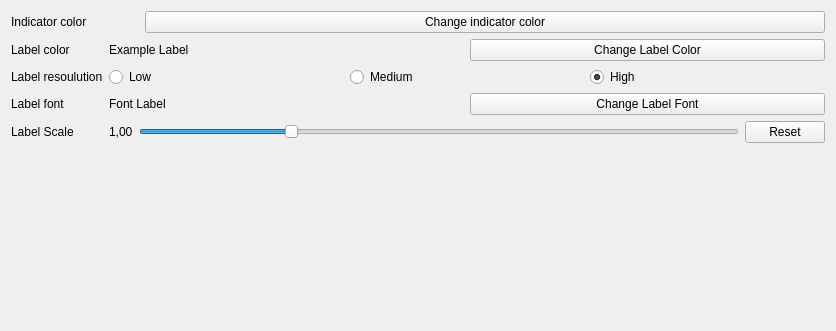
<?xml version="1.0" encoding="UTF-8"?>
<ui version="4.0">
 <class>ChartAxisGeneralSettings</class>
 <widget class="QWidget" name="ChartAxisGeneralSettings">
  <property name="geometry">
   <rect>
    <x>0</x>
    <y>0</y>
    <width>836</width>
    <height>331</height>
   </rect>
  </property>
  <property name="windowTitle">
   <string>Form</string>
  </property>
  <layout class="QFormLayout" name="formLayout">
   <item row="0" column="0">
    <widget class="QLabel" name="indicatorColorLabel">
     <property name="sizePolicy">
      <sizepolicy hsizetype="Preferred" vsizetype="Preferred">
       <horstretch>0</horstretch>
       <verstretch>0</verstretch>
      </sizepolicy>
     </property>
     <property name="text">
      <string>Indicator color</string>
     </property>
    </widget>
   </item>
   <item row="0" column="1">
    <layout class="QHBoxLayout" name="horizontalLayout_2">
     <item>
      <widget class="QWidget" name="indicatorColorWidget" native="true">
       <property name="sizePolicy">
        <sizepolicy hsizetype="Fixed" vsizetype="Fixed">
         <horstretch>0</horstretch>
         <verstretch>0</verstretch>
        </sizepolicy>
       </property>
       <property name="minimumSize">
        <size>
         <width>30</width>
         <height>20</height>
        </size>
       </property>
      </widget>
     </item>
     <item>
      <widget class="QPushButton" name="changeIndicatorColorButton">
       <property name="sizePolicy">
        <sizepolicy hsizetype="Expanding" vsizetype="Fixed">
         <horstretch>0</horstretch>
         <verstretch>0</verstretch>
        </sizepolicy>
       </property>
       <property name="text">
        <string>Change indicator color</string>
       </property>
      </widget>
     </item>
    </layout>
   </item>
   <item row="1" column="0">
    <widget class="QLabel" name="labelColorLabel">
     <property name="text">
      <string>Label color</string>
     </property>
    </widget>
   </item>
   <item row="1" column="1">
    <layout class="QHBoxLayout" name="horizontalLayout_3">
     <item>
      <widget class="QLabel" name="labelColorExampleLabel">
       <property name="text">
        <string>Example Label</string>
       </property>
      </widget>
     </item>
     <item>
      <widget class="QPushButton" name="changeLabelColorButton">
       <property name="sizePolicy">
        <sizepolicy hsizetype="Preferred" vsizetype="Fixed">
         <horstretch>0</horstretch>
         <verstretch>0</verstretch>
        </sizepolicy>
       </property>
       <property name="text">
        <string>Change Label Color</string>
       </property>
      </widget>
     </item>
    </layout>
   </item>
   <item row="2" column="0">
    <widget class="QLabel" name="resolutionLabel">
     <property name="text">
      <string>Label resoulution</string>
     </property>
    </widget>
   </item>
   <item row="2" column="1">
    <layout class="QHBoxLayout" name="horizontalLayout_5">
     <item>
      <widget class="QRadioButton" name="lowResolutionRadioButton">
       <property name="text">
        <string>Low</string>
       </property>
      </widget>
     </item>
     <item>
      <widget class="QRadioButton" name="mediumResolutionRadioButton">
       <property name="text">
        <string>Medium</string>
       </property>
      </widget>
     </item>
     <item>
      <widget class="QRadioButton" name="highResolutionRadioButton">
       <property name="text">
        <string>High</string>
       </property>
       <property name="checked">
        <bool>true</bool>
       </property>
      </widget>
     </item>
    </layout>
   </item>
   <item row="3" column="0">
    <widget class="QLabel" name="fontLabel">
     <property name="text">
      <string>Label font</string>
     </property>
    </widget>
   </item>
   <item row="3" column="1">
    <layout class="QHBoxLayout" name="horizontalLayout_4">
     <item>
      <widget class="QLabel" name="labelFontExampleLabel">
       <property name="text">
        <string>Font Label</string>
       </property>
      </widget>
     </item>
     <item>
      <widget class="QPushButton" name="changeFontButton">
       <property name="text">
        <string>Change Label Font</string>
       </property>
      </widget>
     </item>
    </layout>
   </item>
   <item row="4" column="0">
    <widget class="QLabel" name="label">
     <property name="text">
      <string>Label Scale</string>
     </property>
    </widget>
   </item>
   <item row="4" column="1">
    <layout class="QHBoxLayout" name="horizontalLayout">
     <item>
      <widget class="QLabel" name="scaleValueLabel">
       <property name="sizePolicy">
        <sizepolicy hsizetype="Preferred" vsizetype="Preferred">
         <horstretch>0</horstretch>
         <verstretch>0</verstretch>
        </sizepolicy>
       </property>
       <property name="text">
        <string>1,00</string>
       </property>
      </widget>
     </item>
     <item>
      <widget class="QSlider" name="scaleSlider">
       <property name="minimum">
        <number>1</number>
       </property>
       <property name="maximum">
        <number>400</number>
       </property>
       <property name="value">
        <number>100</number>
       </property>
       <property name="orientation">
        <enum>Qt::Orientation::Horizontal</enum>
       </property>
      </widget>
     </item>
     <item>
      <widget class="QPushButton" name="resetButton">
       <property name="text">
        <string>Reset</string>
       </property>
      </widget>
     </item>
    </layout>
   </item>
  </layout>
 </widget>
 <resources/>
 <connections/>
</ui>
